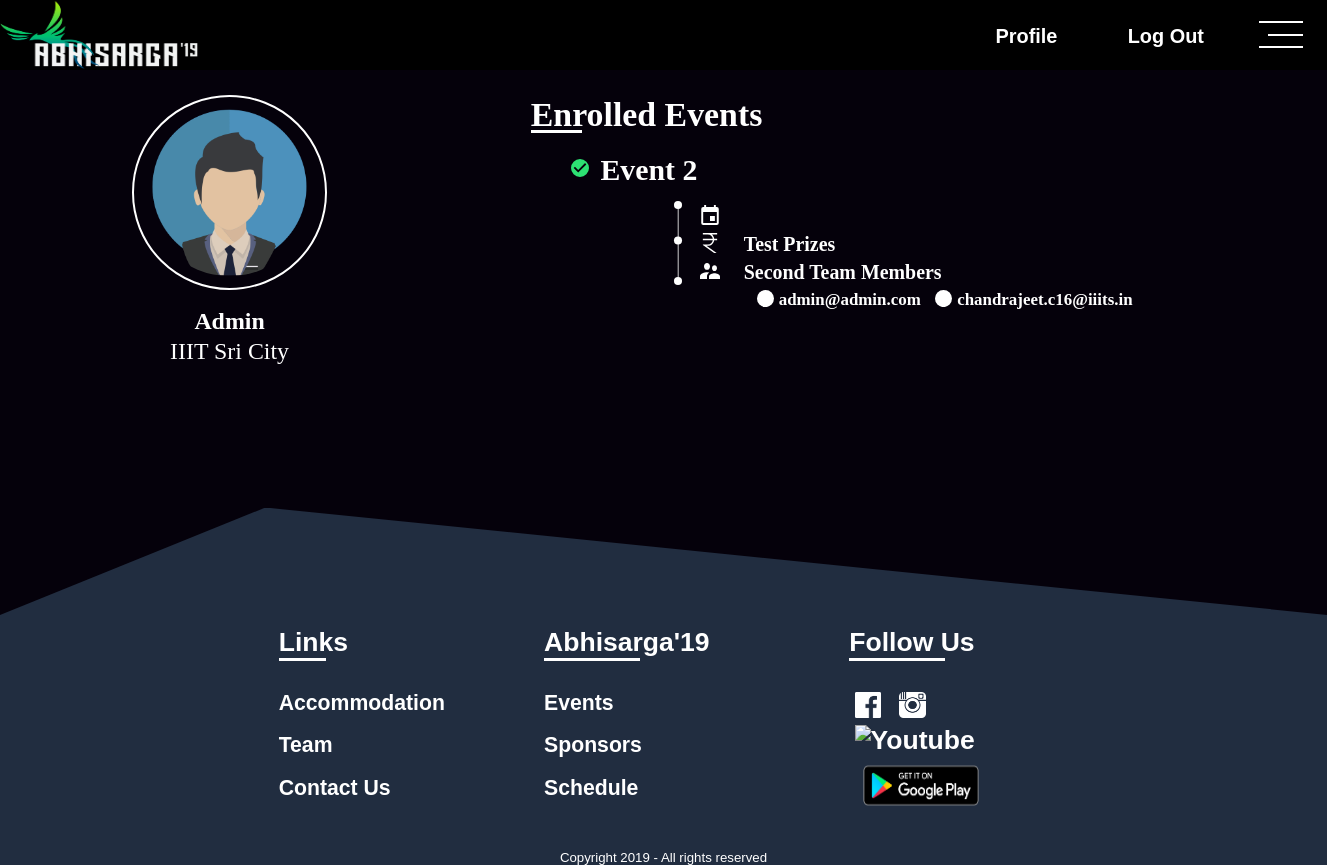
Page /profile/ (signed in) on the committed database.
### UserAuth/models.py (models this page shows, shortened)
class User(AbstractUser):
	mobile_no = models.CharField(max_length=15, null=True, blank=True)
	college_name = models.CharField(max_length=100, null=True, blank=True)
	description = models.CharField(max_length=150, null=True, blank=True)
	profile_pic = models.ImageField(upload_to=get_image_upload_path, null=True, blank=True)
	activation_link = models.CharField(max_length=200, null=True, blank=True)
	is_verified = models.BooleanField(default=False)
	device_token = models.CharField(max_length=200, null=True, blank=True)

### Event/models.py (models this page shows, shortened)
class Event(models.Model):
	event_category = models.ForeignKey(EventCategory, on_delete=models.CASCADE, related_name="event_category")
	name = models.CharField(max_length=200, null=True, blank=True)
	logo = models.ImageField(upload_to=get_event_photo_path, null=True, blank=True)
	registration_from = models.DateTimeField(null=True, blank=True)
	registration_to = models.DateTimeField(null=True, blank=True)
	event_from = models.DateTimeField(null=True, blank=True)
	event_to = models.DateTimeField(null=True, blank=True)
	participant_limit = models.IntegerField(default=0)
	participant_count = models.IntegerField(default=0)
	description = models.TextField()
	rules = models.TextField()
	prize = models.TextField()
	brochure = models.FileField(upload_to=get_event_photo_path, null=True, blank=True)
	organisers = models.ManyToManyField(settings.AUTH_USER_MODEL, related_name="organising_events")
	web_priority = models.IntegerField(default=0)
	app_priority = models.IntegerField(default=0)
	registration_closed = models.BooleanField(default=False)
	team_event = models.BooleanField(default=False)
	img_1 = models.FileField(upload_to=get_event_photo_path, null=True, blank=True)
	img_2 = models.FileField(upload_to=get_event_photo_path, null=True, blank=True)
	img_3 = models.FileField(upload_to=get_event_photo_path, null=True, blank=True)
	img_4 = models.FileField(upload_to=get_event_photo_path, null=True, blank=True)
	qr_code_string = models.CharField(max_length=100, null=True, blank=True)

class Team(models.Model):
	team_name = models.CharField(max_length=50, null=True, blank=True)
	event = models.ForeignKey(Event, on_delete=models.CASCADE, related_name="participating_events")
	leader = models.ForeignKey(settings.AUTH_USER_MODEL, on_delete=models.CASCADE, related_name="team_leader_of")
	present_for_event = models.BooleanField(default=False)

class Member(models.Model):
	team = models.ForeignKey(Team, on_delete=models.CASCADE, related_name="belong_to_team")
	name = models.CharField(max_length=100, null=True, blank=True)
	email = models.CharField(max_length=100, null=True, blank=True)
	mobile_no = models.CharField(max_length=20, null=True, blank=True)

### UserAuth/views.py (the view)
# urls.py: url(r'^profile/$', Profile, name='profile'),
@login_required(login_url=settings.LOGIN_REDIRECT_URL)
def Profile(request):
	profile_page = 'UserAuth/profile.html'
	if request.method=='GET':
		try:
			participated_events = Team.objects.filter(leader__username=request.user.username)
			part = list()
			for obj in participated_events:
				part.append({"event":obj.event, "team":{"leader": obj,"members": obj.belong_to_team.all()}})
			participated_events = Member.objects.filter(email=request.user.email)
			for obj in participated_events:
				part.append({"event":obj.team.event, "team":{"leader": obj.team,"members": obj.team.belong_to_team.all()}})
		except Exception as e:
			pass
		return render(request, profile_page, {"participated_events":part})

### UserAuth/templates/UserAuth/profile.html (shortened to what this page needs)
{% extends 'UserAuth/index.html' %}
{% load staticfiles %}
{% block link %}
<link rel="stylesheet" type="text/css" href="{% static 'assets/css/profile.css' %}">
<link rel="stylesheet" type="text/css" href="{% static 'assets/css/common.css' %}">
{% endblock %}
{% block content %}
<div id="bar">
	<a href="{% url 'UserAuth:home' %}"><img src="{% static 'assets/img/default-logo.png' %}" alt="Abhisarga 2K19" id="bar-logo"></a>
	<div id="menu" onclick="menuopen()">
		<div></div>
		<div></div>
		<div></div>
	</div>
	{% if request.user.is_authenticated %}
	<div id="login">
		<a href="{% url 'UserAuth:logout' %}">Log Out</a>
	</div>
	<div id="register">
		<a href="{% url 'UserAuth:profile' %}">Profile</a>
	</div>
	{% endif %}
</div>
<div id="profile-content">
	<div id="account">
	<div id="profile-image">
		{% if request.user.profile_pic %}
	  	<img src="{{ request.user.profile.url }}" alt="">
		{% else %}
		<img src="{% static 'assets/img/default-male.png' %}" alt="">
		{% endif %}
	</div>
	<div id="profile-name">
	  {% if request.user.first_name %}
	  	{{ request.user.first_name }}
	  {% endif %}
	</div>
	<div id="profile-college">
	  {% if request.user.college_name %}
	  {{ request.user.college_name }}
	  {% endif %}
	</div>
	</div>
	<div id="reg-events">
	<h1>Enrolled Events</h1>
	<ul>
		{% for object in participated_events %}
	  <li>
	    <div class="single-reg-event">
	      <h1><img src="{% static 'assets/img/svg/check.svg' %}" alt="">{{ object.event.name }}</h1>
	      <img src="{% static 'assets/img/svg/dotline.svg' %}">
	      <span><img src="{% static 'assets/img/svg/calender.svg' %}" alt="">{{ object.event.event_from|date:"M d, Y" }}</span>
	      <span><img src="{% static 'assets/img/svg/rupee.svg' %}" alt="">{{ object.event.prize }}</span>
	      {% if object.event.team_event %}
	      <span><img src="{% static 'assets/img/svg/group.svg' %}" alt="">{{ object.team.leader.team_name }} Members</span>
	      <ul>
	      	<li><img src="{% static 'assets/img/svg/circlebullet.svg' %}" alt="">{{object.team.leader.leader.email}}</li>
	      	{% for member in object.team.members %}
	        <li><img src="{% static 'assets/img/svg/circlebullet.svg' %}" alt="">{{member.email}}</li>
	       	{% endfor %}
	       </ul>
	      {% endif %}
	    </div>
	  </li>
	  <br>
	  	{% endfor %}
	</ul>
	</div>
</div>
{% endblock %}

### static/assets/css/profile.css (style rules this page uses)
body { padding: 0; margin: 0; background: #05010b; overflow-x: hidden; }
div { margin: 0; padding: 0; }
a { text-decoration: none; color: #fff; }
#profile-content { position: relative; width: 100%; color: #fff; }
#account { position: absolute; font-size: 1.8vw; width: 17em; left: 2vw; top: 1vw; }
#profile-image { position: relative; width: 8em; height: 8em; margin: 0.5em auto; border-radius: 50%; border: 0.1em solid #fff; color: #fff; }
#profile-image img { width: 7em; height: 7em; position: absolute; top: 0.5em; left: 0.5em; border-radius: 50%; }
#profile-name { position: relative; width: 90%; height: 1.5em; box-sizing: border-box; padding: 0.25em 1em; text-align: center; font-weight: bold; margin: 0 auto; }
#profile-college { position: relative; width: 90%; margin: 0 auto; height: 3em; box-sizing: border-box; padding: 0 1em; text-align: center; }
#reg-events { position: relative; font-size: 1.5vw; top: 2vw; left: 40vw; width: 60vw; min-height: 33vw; }
#reg-events > h1 { font-size: 1.7em; padding: 0; margin: 0; height: 1.1em; position: relative; }
#reg-events > h1::after { position: absolute; content: ""; width: 1.5em; height: 0.1em; bottom: 0; left: 0; background: #fff; }
#reg-events > ul { list-style: none; padding: 0; margin: 0; width: 100%; }
.single-reg-event { position: relative; width: 100%; margin: 1em 0; box-sizing: border-box; padding-left: 2em; }
.single-reg-event > h1 { position: relative; font-size: 1.5em; width: 100%; margin: 0; padding: 0; padding-left: 1em; margin-bottom: 0.6em; height: 1em; }
.single-reg-event > h1 img { position: absolute; height: 1em; width: 0.6em; left: 0; top: 0; }
.single-reg-event > img { width: 0.8em; position: absolute; height: 4.2em; top: 2.4em; left: 7em; }
.single-reg-event > span { position: relative; height: 1em; margin: 0; padding: 0.2em 0; left: 6.5em; padding-left: 2.2em; font-weight: bold; display: block; }
.single-reg-event span > img { position: absolute; height: 1em; top: 0.2em; left: 0; width: 1em; }
.single-reg-event > ul { list-style-position: inside; position: relative; font-size: 0.85em; left: 8em; width: 22em; padding: 0; margin: 0; margin-left: 3em; }
.single-reg-event > ul li { width: 9em; display: inline-block; margin: 0.3em 0; font-weight: bold; padding: 0; height: 1em; padding-left: 1.3em; position: relative; }
.single-reg-event > ul img { position: absolute; width: 1em; height: 1em; left: 0; top: 0; }

### static/assets/css/common.css (style rules this page uses)
div { padding: 0; margin: 0; }
a { text-decoration: none; color: #fff; }
#bar { width: 100%; position: relative; font-size: 1.5vw; background-color: #000; height: 3.5em; font-family: 'Content', sans-serif; }
#bar-logo { height: 100%; width: 10em; }
#register { color: #fff; height: 3.5em; padding: 1.25em 0; width: 7em; text-align: center; font-weight: bold; float: right; }
#login { color: #fff; height: 3.5em; padding: 1.25em 0; width: 7em; text-align: center; font-weight: bold; float: right; }
#menu { height: 1.9em; margin: 0.8em 1.2em; width: 2.2em; display: flex; flex-direction: column; justify-content: space-around; cursor: pointer; float: right; }
#menu div { height: 5%; background: #fff; border: 0; width: 100%; }
#menu div:nth-child(2) { width: 80%; align-self: flex-end; }

### rows in the picture
User: user.first_name "Admin", user.college_name "IIIT Sri City"
Event: event.name "Event 2", event.prize "Test Prizes", team_event True (drawn), team.leader.team_name "Second Team", team.leader.leader.email "admin@admin.com"
Member: email "chandrajeet.c16@iiits.in"
